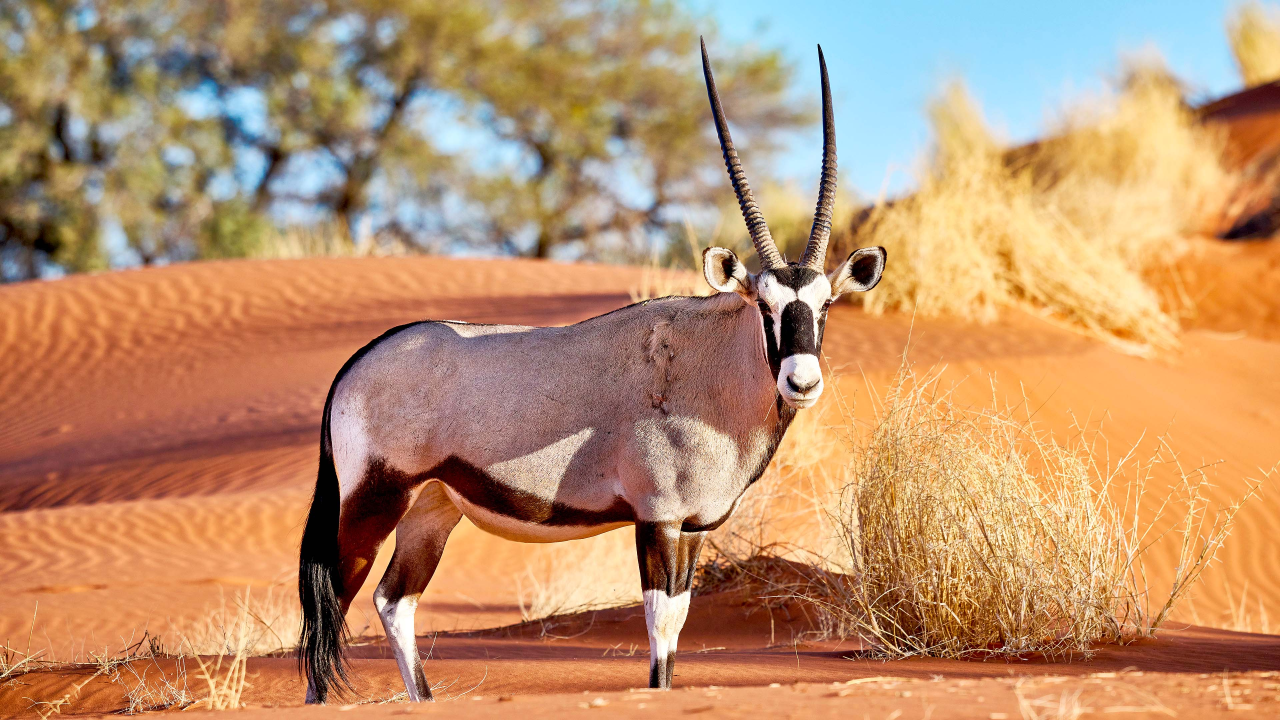
#> input picture image/133935222844608753.jpg, 3840 x 2160 px, found by its file name (shown at 1/3 size)
$ jupyter execute 04_resize_and_crop.ipynb
#> lines starting #> are read from the running program, lines starting #| are printed output that depends on the picture
[cell 1]
import os
import cv2

[cell 2]
file_path = os.path.join(r'..\image\133935222844608753.jpg')
os.path.exists(file_path)

[cell 3]
img = cv2.imread(file_path)
#> img is the input picture: shape (2160, 3840, 3); mean B, G, R 109.3, 144.9, 188.2
print(img.shape)
#| (2160, 3840, 3)

[cell 4]
cv2.imshow('Image', img)
cv2.waitKey(0)

## Resize the image

[cell 5]
resize_image = cv2.resize(img, (1080, 640))
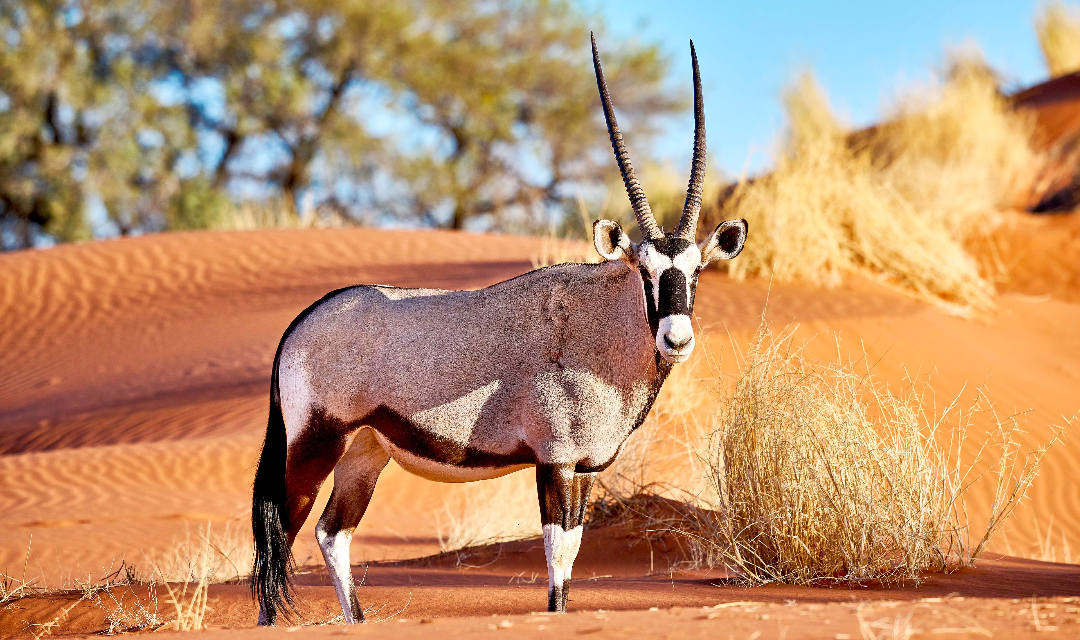
#> resize_image: shape (640, 1080, 3); mean B, G, R 109.2, 144.8, 188.1
print(resize_image.shape)
#| (640, 1080, 3)
cv2.imshow('Resize Image', resize_image)
cv2.waitKey(0)

## Crop the image

[cell 6]
cropped_image = resize_image[40:880,200:800]
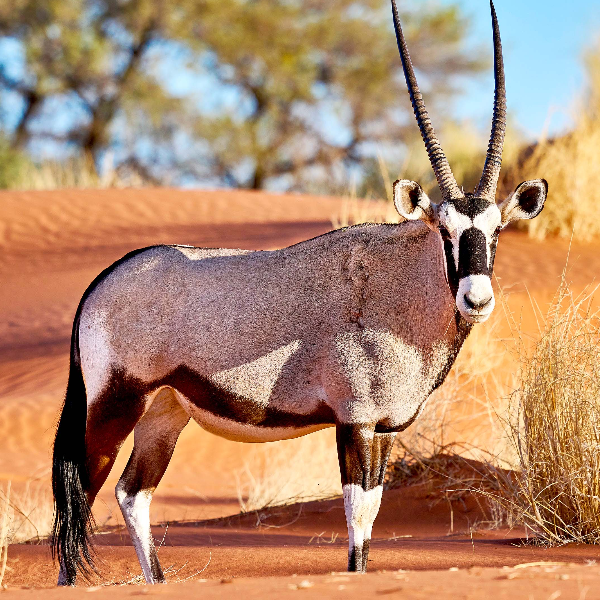
#> cropped_image: shape (600, 600, 3); mean B, G, R 109.5, 136.9, 176.9
print(cropped_image.shape)
#| (600, 600, 3)
cv2.imshow('Cropped Image', cropped_image)
cv2.waitKey(0)

[cell 7]
# writing the image
cv2.imwrite(os.path.join('..', 'saved_image', 'animal.jpg'), cropped_image)
#> Out = True
